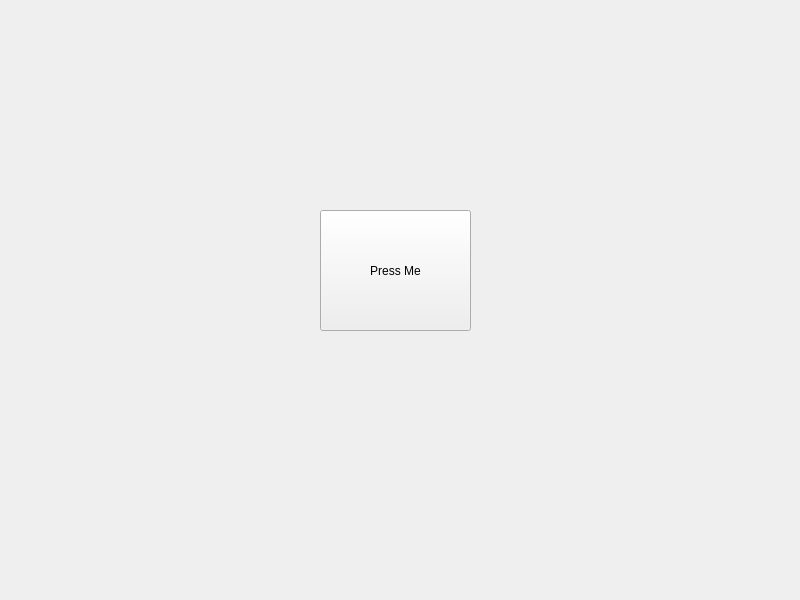
<?xml version="1.0" encoding="UTF-8"?>
<ui version="4.0">
 <class>MainWindow</class>
 <widget class="QMainWindow" name="MainWindow">
  <property name="geometry">
   <rect>
    <x>0</x>
    <y>0</y>
    <width>800</width>
    <height>600</height>
   </rect>
  </property>
  <property name="windowTitle">
   <string>MainWindow</string>
  </property>
  <widget class="QWidget" name="centralwidget">
   <widget class="QPushButton" name="pushButton">
    <property name="geometry">
     <rect>
      <x>320</x>
      <y>210</y>
      <width>151</width>
      <height>121</height>
     </rect>
    </property>
    <property name="text">
     <string>Press Me</string>
    </property>
   </widget>
  </widget>
 </widget>
 <resources/>
 <connections/>
</ui>
